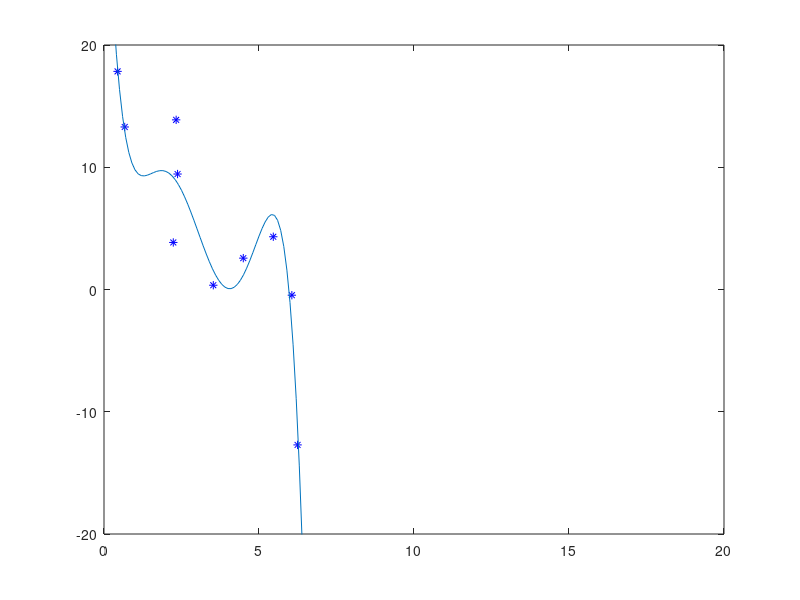

MATLAB code for this plot:
clc
clear all
close all

%% Defining the coast
%To do this, I used ginput to select some random points on the graph
%that looked like they would make a good line, then I used regression to
%fit a random polynomial to those data points


x = 0:0.1:20;

figure();



coastPoints = load("coastPoints.mat")
X = coastPoints.points(:,1);
Y = coastPoints.points(:,2);

plot(X,Y,'b*')

axis([0 20 -20 20]) 

for i = 1:length(X)
    Phi(i,:) = [1 X(i) X(i).^2 X(i).^3 X(i).^4 X(i).^5];
end

%This is line of code that actually does the regression thing:
alphaStar = Phi'*Phi \ (Phi'*Y);

fx = alphaStar(1,:) + alphaStar(2,:).*x + alphaStar(3,:).*x.^2 + alphaStar(4,:).*x.^3 ...
    + alphaStar(5,:).*x.^4 + alphaStar(6,:).*x.^5;

hold on

plot(x,fx)